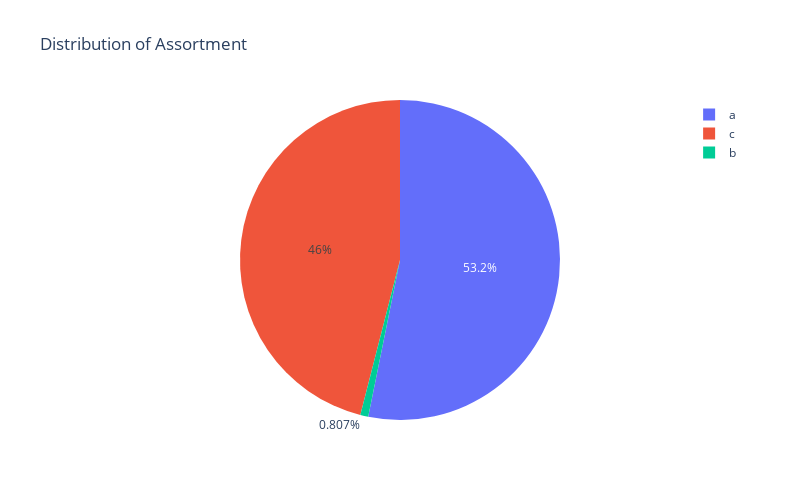

Write notebook code for a chart like this one.
### Code cell
plotly_plot_pie(df_store, 'Assortment')

### Figure 1 — Plotly figure (JSON) as saved in the notebook; plotly's stock layout.template omitted (floating-point values rounded to 4 significant figures)
{"data": [{"domain": {"x": [0, 1], "y": [0, 1]}, "hovertemplate": "Assortment=%{label}<br>count=%{value}<extra></extra>", "labels": ["a", "c", "b"], "legendgroup": "", "name": "", "showlegend": true, "type": "pie", "values": [593, 513, 9]}], "layout": {"height": 500, "legend": {"tracegroupgap": 0}, "title": {"text": "Distribution of Assortment"}, "width": 800}}
